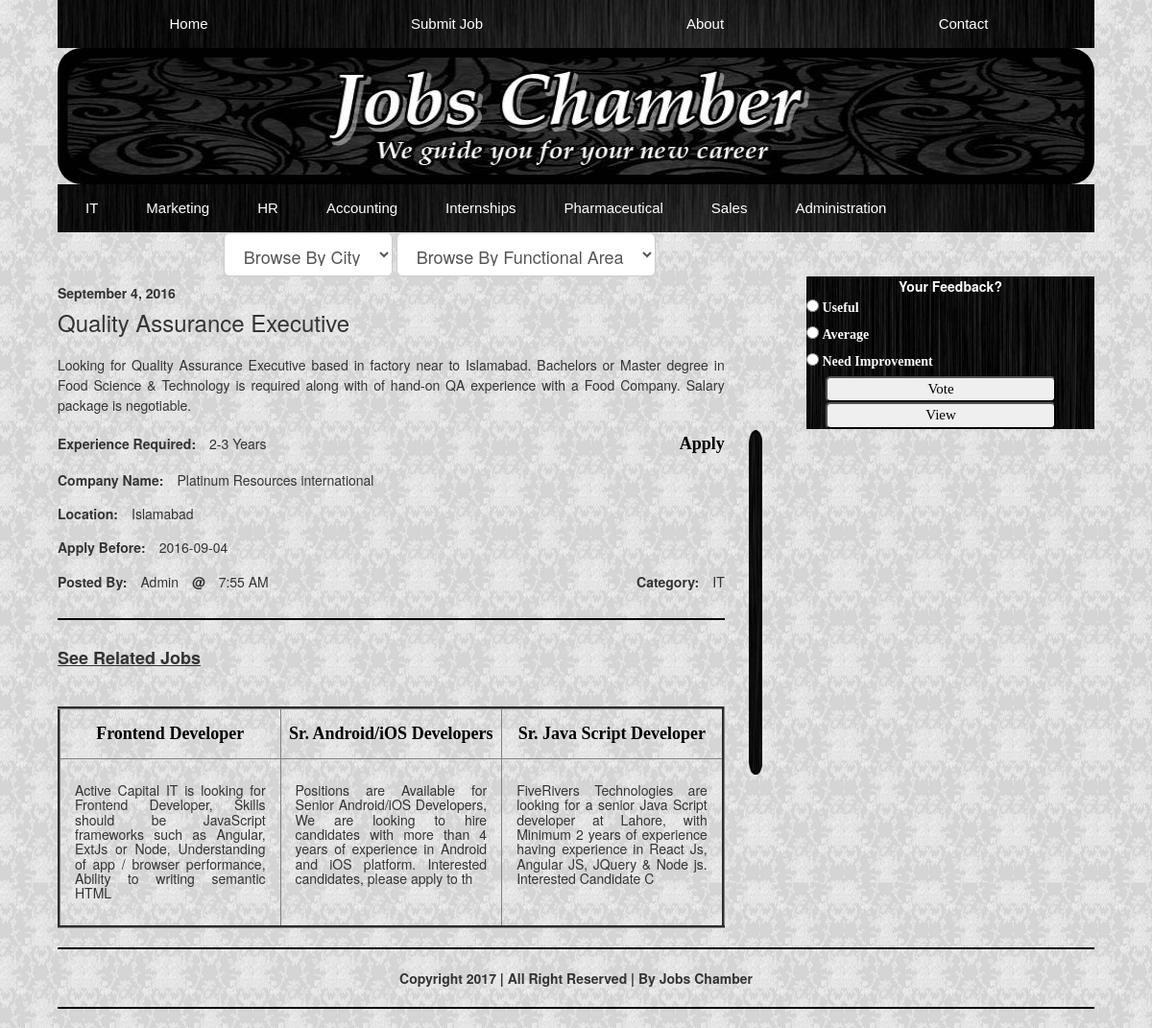
Screenshot of /singlepost.php?postid=106 with the database file from the repository.
### tables this page shows
CREATE TABLE IF NOT EXISTS `menu2` (
  `m_id` int(11) NOT NULL AUTO_INCREMENT,
  `m_title` varchar(255) NOT NULL,
  PRIMARY KEY (`m_id`)
);

CREATE TABLE IF NOT EXISTS `post` (
  `postid` int(11) NOT NULL AUTO_INCREMENT,
  `title` varchar(255) NOT NULL,
  `description` varchar(2000) NOT NULL,
  `deadline` date NOT NULL,
  `experience` varchar(255) NOT NULL,
  `company` varchar(255) NOT NULL,
  `email` varchar(255) NOT NULL,
  `location` varchar(255) NOT NULL,
  `date` timestamp NOT NULL DEFAULT CURRENT_TIMESTAMP,
  `author` varchar(255) NOT NULL,
  `category` varchar(255) NOT NULL,
  PRIMARY KEY (`postid`)
);

### singlepost.php (the view, shortened to what this page needs)
<!DOCTYPE html>
<html>
<head>
<?php include('includes/header.php'); ?>
</head>
<body>
<?php include('apply.php'); ?>
<table border='0' class='table-responsive' width='90%' align='center' class='singlepost-table1'>
<?php include('nav_head_filter.php'); ?>
<tr>
<td align='top'>
<table border='0' width='68%' align='left' class='table-responsive'>
<tr><td class='singlepost-padd-right' valign='top'>
<?php
include('includes/db.php');
$postid = mysqli_real_escape_string($con,$_GET['postid']);
$sql = "select * from post where postid='$postid'";
$query = mysqli_query($con,$sql);
while($result = mysqli_fetch_array($query,MYSQLI_ASSOC))
{
	$job_title = $result['title'];
	$job_desc = $result['description'];
	$deadline = $result['deadline'];
	$experience = $result['experience'];
	$company = $result['company'];
	$location = $result['location'];
    $author = $result['author'];
    $category = $result['category'];
?>
<table border='0' width='100%' class='table-responsive'>
<tr><td align='left' colspan='4'>
<h5><?php echo "<b>" .  date('F j, Y', strtotime($result['date'])) . "</b>"; ?></h5>
<h3 class='viewpost-margin-top'><?php echo $job_title; ?></h3>
</td></tr>
<tr><td colspan='4' class='viewpost-width70'><h5 class='viewpost-desc'><?php echo $job_desc; ?></h5></td></tr>
<tr><td colspan='2'><b><h5>Experience Required:</b>&emsp;<?php echo $experience; ?></h5></td>
<td align='right' colspan='2'><a onclick="setpostid(<?php echo $result['postid']; ?>);" href='#' data-toggle="modal" data-target="#apply" class='hover1'><h4 class='viewpost-apply'>Apply</h4></a></td></tr>
<tr><td colspan="4"><b><h5>Company Name:</b>&emsp;<?php echo $company; ?></h5></td></tr>
<tr><td colspan="4"><b><h5>Location:</b>&emsp;<?php echo $location; ?></h5></td></tr>
<tr><td colspan="4"><b><h5>Apply Before:</b>&emsp;<?php echo $deadline; ?></h5></td></tr>
<tr><td colspan="2"><b><h5>Posted By:</b>&emsp;<?php echo $author; ?>&emsp;<b>@</b>&emsp;<?php echo date('g:i A', strtotime($result['date'])); ?></h5></td>
<td align='right' colspan="2"><b><h5>Category:</b>&emsp;<?php echo $category; ?></h5></td></tr>
<tr><td colspan='4'><hr class="hr-footer"></td></tr>
<tr><td colspan="3"><h4><b><u>See Related Jobs</u></b></h4></td></tr>
<tr><td colspan="3" height='30px'></td></tr>
</table>
<table border='3' width='100%' align='left' class='table-responsive'>
<?php
$sql = "SELECT * FROM post WHERE title != '" . $result['title'] . "' AND category =  '$category' ORDER BY postid DESC LIMIT 0,3";
$query = mysqli_query($con,$sql);
$result1 = @mysqli_fetch_array($query,MYSQLI_ASSOC);
$result2 = @mysqli_fetch_array($query,MYSQLI_ASSOC);
$result3 = @mysqli_fetch_array($query,MYSQLI_ASSOC);
echo "<tr align='center'>
<td class='singlepost-width-padd'>
<h4><a href='singlepost.php?postid=" . @$result1['postid'] . "' class='hover1 pagination-color'><b>" . @$result1['title'] . "</b></a></h4>
</td>
<td class='singlepost-width-padd'>
<h4><a href='singlepost.php?postid=" . @$result2['postid'] . "' class='hover1 pagination-color'><b>" . @$result2['title'] . "</b></a></h4>
</td>
<td class='singlepost-width-padd'>
<h4><a href='singlepost.php?postid=" . @$result3['postid'] . "' class='hover1 pagination-color'><b>" . @$result3['title'] . "</b></a></h4>
</td></tr>";
echo "<tr align='center'>
<td class='singlepost-width-padd1'><h5>" . substr(@$result1['description'],0,200) . "</h5></td>
<td class='singlepost-width-padd1'><h5>" . substr(@$result2['description'],0,200) . "</h5></td>
<td class='singlepost-width-padd1'><h5>" . substr(@$result3['description'],0,200) . "</h5></td>
</tr>";
?>
</table>
<?php
}
 ?>
</td>
		<td width='2%'><img src='images/sidebar.jpg' width='100%' height='100%'></td>
		</tr></table>
<table border='0' align='right' class='table-responsive'>
		<tr>
<td width='100%' valign='top'>
<?php include('sidebar.php'); ?>
</td>
		</tr>
		</table>
</td></tr>
<tr><td align='center'>
<hr class="hr-footer">
<?php include('footer.php'); ?>
<hr class="hr-footer">
</td></tr>
</table>
</body>
</html>

### nav_head_filter.php (shortened to what this page needs)
<tr>
	<td>
		<table border='0' width='100%' class='table-responsive table2'>
			<tr>
				<td width='10%' height='10%' align='center'>
					<a href='index.php' class='a_menu'>Home</a>
				</td>
				<td width='10%' height='10%' align='center'>
					<a href='#' data-toggle="modal" data-target="#submitjob" class='a_menu'>Submit Job</a>
				</td>
				<td width='10%' height='10%' align='center'>
					<a href='#' data-toggle="modal" data-target="#about" class='a_menu'>About</a>
				</td>
				<td width='10%' height='10%' align='center'>
					<a href='#' data-toggle="modal" data-target="#contact" class='a_menu'>Contact</a>
				</td>
			</tr>
		</table>
	</td>
</tr>
<tr>
	<td>
		<?php
			include ("includes/headimage.php");
		?>
	</td>
</tr>
<tr>
	<td>
		<table border='0' class='table-responsive table3'>
			<tr>
				<td>
					<ul class="topnav">
						<?php
							include ("includes/db.php");
							$query = "select * from menu2";
							$run = mysqli_query($con,$query);
							while ($row=mysqli_fetch_array($run,MYSQLI_NUM)) {
								$m_title = $row[1];
								echo "<li><a href='index.php?post=$m_title' class='a_menu'>$m_title</a></li>";
							}
						?>
				  	</ul>
				</td>
			</tr>
		</table>
	</td>
</tr>
<tr>
	<td>
		<table border='0' class='table-responsive' width="68%" align="center">
			<tr>
				<td>
					<form class="form-inline" method='post' action='filter.php' onsubmit="return Filter()">
						<div class='form-group'>
							<select name='location' class="form-control input-lg" id="location" onchange="this.form.submit();">
								<option value="City" selected>Browse By City</option>
						    </select>
						</div>
						<div class='form-group'>
							<select name='interest' class="form-control input-lg" id="interest" onchange="this.form.submit();">
						        <option value="Field" selected>Browse By Functional Area</option>
						    </select>
						</div>
					</form>
				</td>
			</tr>
		</table>
	</td>
</tr>

### includes/style.css (style rules this page uses)
body { background-image:url('../images/background.jpg'); background-repeat: x-repeat; background-position:left; }
select { padding:5px; margin: 0; border-radius:5px; background: white; color:black; border:1px solid; cursor:pointer; width:250px; height:30px; }
.table2 { width:100%; border-spacing:4px; border-collapse:separate; background: url(../images/menu.png); background-size: 100% 100%; height: 50px; }
.table3 { width:100%; border-spacing:4px; border-collapse:separate; background: url(../images/menu.png); background-size: 100% 100%; height: 50px; }
.viewpost-apply { font-family: verdana; color: black; font-weight: bold; }
.viewpost-desc { line-height:1.5; text-align: justify; }
.hr-footer { border-color:black; border-width: 2px; }
.singlepost-width-padd { width:20%; padding:5px; }
.singlepost-width-padd1 { width:20%; text-align:justify; padding:15px; vertical-align:top; }
.pagination-color { color: black; }
.singlepost-padd-right { padding-right:25px; }
.viewpost-margin-top { margin-top:10px; }
.viewpost-width70 { width:70%; }
h5 { color:black; font-family: verdana; margin: 10 0 0 0 !important; }
h3 { color:black; font-family: verdana; }
h4 { color:black; font-family: verdana; font-weight: bold !important; margin: 10 0 0 0 !important; }
.hover1 { color: black; }
a:link { text-decoration:none; font-family: verdana; }
.a_menu:link { font-family: Verdana,sans-serif; font-size: 15px; color:white; text-decoration:none; }
ul.topnav { list-style-type: none; margin: 0; padding: 0; overflow: hidden; background-color: transparent; }
ul.topnav li { float: left; }
ul.topnav li a { display: inline-block; color: #f2f2f2; text-align: center; padding: 0 25px; text-decoration: none; transition: 0.3s; font-size: 17px; }

### rows the page displays
menu2: m_title "IT"
menu2: m_title "Marketing"
menu2: m_title "HR"
menu2: m_title "Accounting"
menu2: m_title "Internships"
menu2: m_title "Pharmaceutical"
menu2: m_title "Sales"
menu2: m_title "Administration"
post: date "September 4, 2016", title "Quality Assurance Executive", description "Looking for Quality Assurance Executive based in factory near to Islamabad. Bachelors or Master degree in Food Science & Technology is required along with of hand-on QA experience with a Food Company. Salary package is negotiable.", experience "2-3 Years", company "Platinum Resources international", location "Islamabad", deadline "2016-09-04", author "Admin", date "7:55 AM", category "IT", post.title "Frontend Developer", post.title "Sr. Android/iOS Developers", post.title "Sr. Java Script Developer", post.description "Active Capital IT is looking for Frontend Developer, Skills should be JavaScript frameworks such as Angular, ExtJs or Node, Understanding of app / browser performance, Ability to writing semantic HTML", post.description "Positions are Available for Senior Android/iOS Developers, We are looking to hire candidates with more than 4 years of experience in Android and iOS platform. Interested candidates, please apply to th", post.description "FiveRivers Technologies are looking for a senior Java Script developer at Lahore, with Minimum 2 years of experience having experience in React Js, Angular JS, JQuery & Node js. Interested Candidate C"
